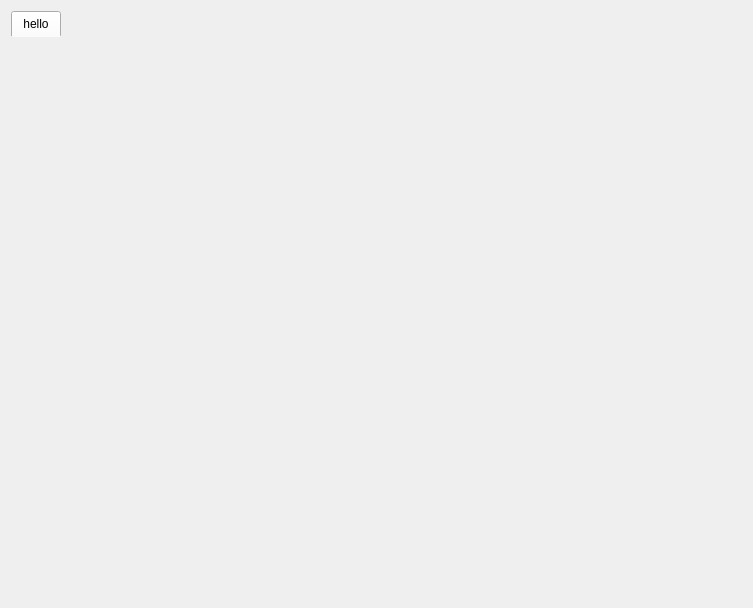
<?xml version="1.0" encoding="UTF-8"?>
<ui version="4.0">
 <class>mainWindow</class>
 <widget class="QWidget" name="mainWindow">
  <property name="geometry">
   <rect>
    <x>0</x>
    <y>0</y>
    <width>753</width>
    <height>608</height>
   </rect>
  </property>
  <property name="windowTitle">
   <string>tabWindow</string>
  </property>
  <layout class="QGridLayout" name="gridLayout">
   <item row="0" column="0">
    <widget class="ElaTabWidget" name="tabWidget">
     <property name="styleSheet">
      <string notr="true">QTabWidget::pane{border:none;}</string>
     </property>
     <property name="currentIndex">
      <number>0</number>
     </property>
     <widget class="serialWindow" name="tab_hello">
      <attribute name="title">
       <string>hello</string>
      </attribute>
     </widget>
    </widget>
   </item>
  </layout>
 </widget>
 <customwidgets>
  <customwidget>
   <class>serialWindow</class>
   <extends>QWidget</extends>
   <header location="global">serialwindow.h</header>
   <container>1</container>
  </customwidget>
  <customwidget>
   <class>ElaTabWidget</class>
   <extends>QTabWidget</extends>
   <header location="global">ElaTabWidget.h</header>
   <container>1</container>
  </customwidget>
 </customwidgets>
 <resources/>
 <connections/>
</ui>
